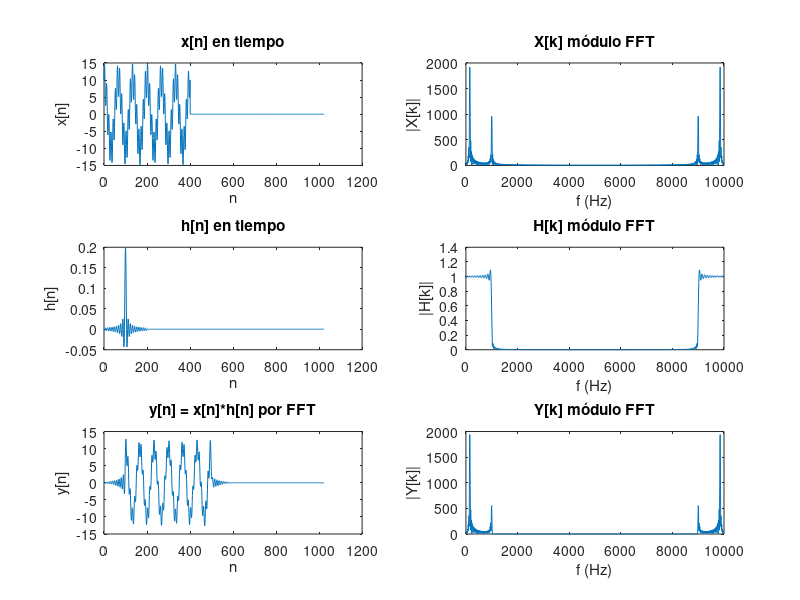

Reproduce this figure in MATLAB.
clear;
clc;
close all;

% Parámetros

Nx = 401;
dt = 0.0001;
t = 0:dt:(Nx-1)*dt;

Fc = 1000;
Nh = 201;


% Señal de entrada x[n]

x = 10*cos(2*pi*150*t) + 5*sin(2*pi*1000*t);


% Respuesta al impulso h[n]

n_h = -(Nh-1)/2 : (Nh-1)/2;
h = 2*Fc*dt * sinc(2*Fc*dt*n_h);


% Convolución vía FFT

% Longitud N suficiente para la convolución
N = 2^nextpow2(Nx + Nh - 1);

% Extender con ceros
x_pad = [x, zeros(1, N - Nx)];
h_pad = [h, zeros(1, N - Nh)];

% FFT
X = fft(x_pad);
H = fft(h_pad);

% Multiplicación en frecuencia
Y = X .* H;

% IFFT para volver al tiempo
y_fft = ifft(Y);

% Vector de frecuencia
f = (0:N-1)*(1/(N*dt));


% Gráficos

figure('Name', 'Ejercicio 3', 'NumberTitle', 'off')

% x[n] en tiempo
subplot(3,2,1);
plot(0:N-1, x_pad);
title('x[n] en tiempo');
xlabel('n'); ylabel('x[n]');

% x[n] en frecuencia
subplot(3,2,2);
plot(f, abs(X));
title('X[k] módulo FFT');
xlabel('f (Hz)'); ylabel('|X[k]|');

% h[n] en tiempo
subplot(3,2,3);
plot(0:N-1, h_pad);
title('h[n] en tiempo');
xlabel('n'); ylabel('h[n]');

% h[n] en frecuencia
subplot(3,2,4);
plot(f, abs(H));
title('H[k] módulo FFT');
xlabel('f (Hz)'); ylabel('|H[k]|');

% y[n] en tiempo
subplot(3,2,5);
plot(0:N-1, y_fft);
title('y[n] = x[n]*h[n] por FFT');
xlabel('n'); ylabel('y[n]');

% y[n] en frecuencia
subplot(3,2,6);
plot(f, abs(Y));
title('Y[k] módulo FFT');
xlabel('f (Hz)'); ylabel('|Y[k]|');

% El recorte brusco de la señal (ventana rectangular) introduce
% discontinuidades en los bordes del intervalo temporal.
% Esas discontinuidades generan oscilaciones en frecuencia,
% que son justamente el fenómeno de Gibbs
